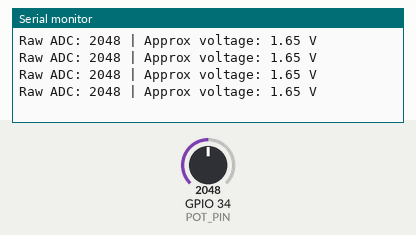
Simulated run of this sketch. Board: ESP32. Shown: the last lines printed to the serial monitor. The inputs (shaded band) are chosen by the test bench; at power-on: GPIO 34 (POT_PIN) = 2048 (analog values on the 0–4095 scale).

Above: at 1.2 s.
1.3 s: GPIO 34 (POT_PIN) set to 2866
At 1.71 s:
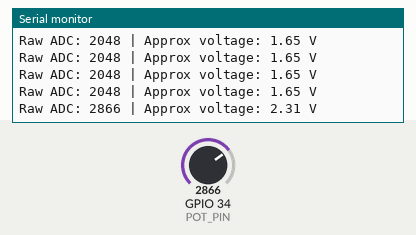
2.8 s: GPIO 34 (POT_PIN) set to 3603
At 2.91 s:
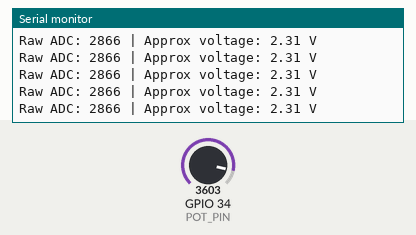
Timing chart, 0 to 5.8 s (numbered marks = the images above; inputs shaded):
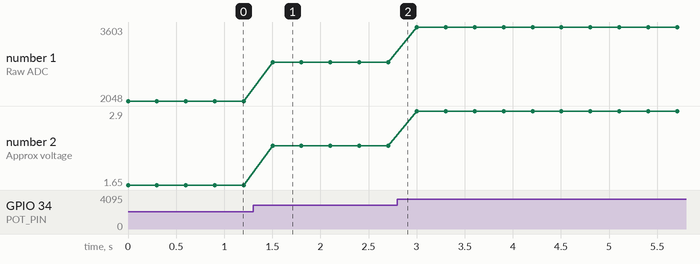

Measured:
- after the input at 1.3 s, the serial monitor: prints a new line after 0.20 s (image 1)
- plotted number 1: 2048 → 2866 after the input at 1.3 s, 2866 → 3603 after the input at 2.8 s
- plotted number 2: 1.65 → 2.31 after the input at 1.3 s, 2.31 → 2.9 after the input at 2.8 s

The sketch:

day_15_adc_basics_analogread.ino
```cpp
// Day 15: Read a potentiometer with the ESP32 ADC.
// Potentiometer: outer legs to 3V3 and GND; middle wiper to GPIO 34.
const int POT_PIN = 34; // ADC1 input-only pin
void setup() {
  Serial.begin(115200);
  analogReadResolution(12); // raw range: 0-4095
}
void loop() {
  int raw = analogRead(POT_PIN);
  float voltage = (raw / 4095.0f) * 3.3f; // approximate, not calibrated
  Serial.print("Raw ADC: "); Serial.print(raw);
  Serial.print(" | Approx voltage: "); Serial.print(voltage, 2);
  Serial.println(" V");
  delay(300);
}
```
